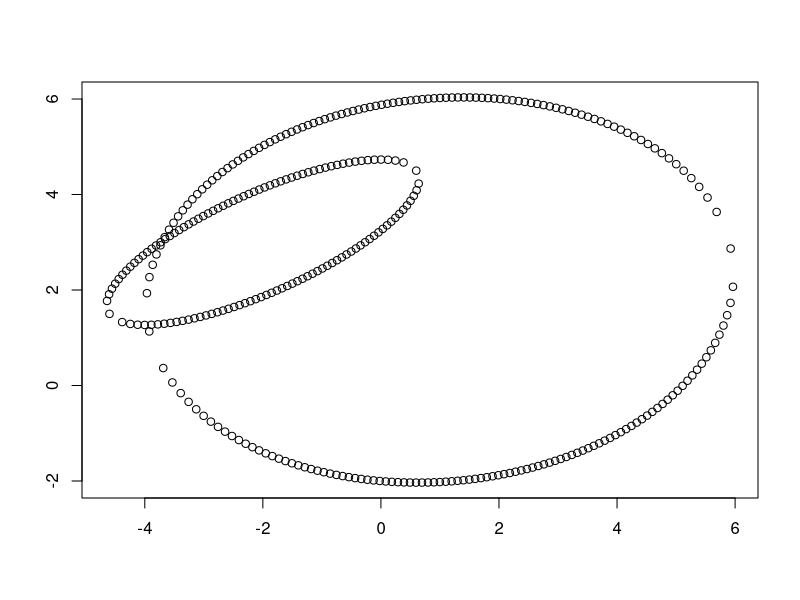
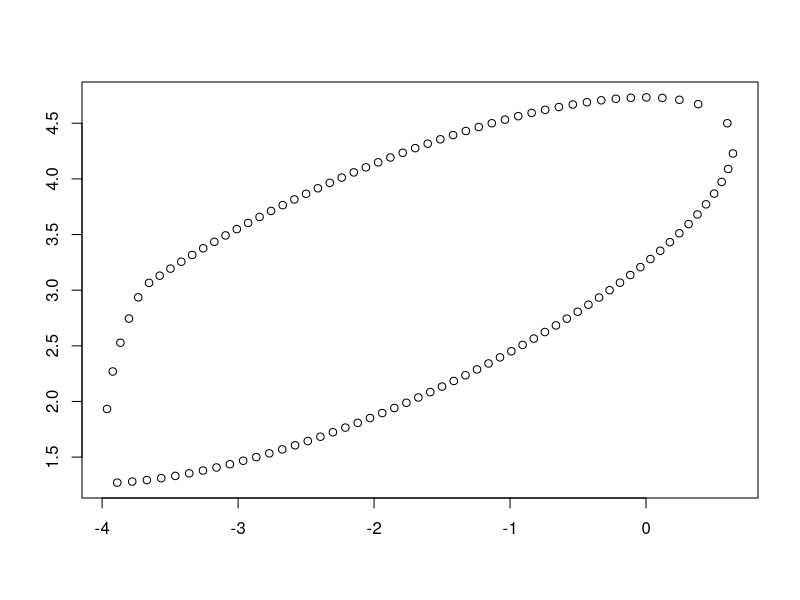

Write R code to recreate these figures, in order.
#This script approximates the overlap area between two rotated
#ellipses using a many-sided polygon and the shoelace algorithm.

#--------------------------------
#The equation of a rotated ellipse is provided here for reference.
#NOTE: The direction of rotation is counterclockwise and the angle 
#of rotation is measured in degrees.

# (cos(c)*(x-h)+sin(c)*(y-k))^2/a^2 + (cos(c)*(y-k)-sin(c)*(x-h))^2/b^2 = 1
#--------------------------------
#Get coordinates for each ellipse.

#NOTE: User stores values for a1,b1,h1,k1,c1 and a2,b2,h2,k2,c2

#For testing purposes, we create a specific example:
h1<-1
k1<-2
a1<-5
b1<-4
c1<-10 #measured in degrees

h2<-(-2)
k2<-3
a2<-3
b2<-1
c2<-(30) #measured in degrees

#Generate x-values for the first ellipse without rotation
e1x<-seq(h1-a1,h1+a1, by=.1)
e1xd<-sort(e1x, decreasing = TRUE)
#Determine corresponding y-values without rotation
e1yp <- k1 + sqrt(b1^2*(1-(e1x-h1)^2/a1^2))
e1yn <- k1 - sqrt(b1^2*(1-(e1xd-h1)^2/a1^2))
#Build a dataframe of unique coordinates
e1coordp<-data.frame(e1x, e1yp)
names(e1coordp)[names(e1coordp)=="e1yp"]<-"e1y"
e1coordn<-data.frame(e1xd, e1yn)
names(e1coordn)[names(e1coordn)=="e1xd"]<-"e1x"
names(e1coordn)[names(e1coordn)=="e1yn"]<-"e1y"
e1coord<-unique(rbind(e1coordp,e1coordn))

#Now rotate coordinates by angle c1
e1<-data.frame(x=vector(length=nrow(e1coord)),
               y=vector(length=nrow(e1coord)))
e1$x<-(e1coord$e1x-h1)*cos(c1*pi/180)-(e1coord$e1y-k1)*sin(c1*pi/180)+h1
e1$y<-(e1coord$e1x-h1)*sin(c1*pi/180)+(e1coord$e1y-k1)*cos(c1*pi/180)+k1

#Generate x-values for the second ellipse without rotation
e2x<-seq(h2-a2,h2+a2, by=.1)
e2xd<-sort(e2x, decreasing = TRUE)
#Determine corresponding y-values without rotation
e2yp <- k2 + sqrt(b2^2*(1-(e2x-h2)^2/a2^2))
e2yn <- k2 - sqrt(b2^2*(1-(e2xd-h2)^2/a2^2))
#Build a dataframe of unique coordinates
e2coordp<-data.frame(e2x, e2yp)
names(e2coordp)[names(e2coordp)=="e2yp"]<-"e2y"
e2coordn<-data.frame(e2xd, e2yn)
names(e2coordn)[names(e2coordn)=="e2xd"]<-"e2x"
names(e2coordn)[names(e2coordn)=="e2yn"]<-"e2y"
e2coord<-unique(rbind(e2coordp,e2coordn))

#Now rotate coordinates by angle c2
e2<-data.frame(x=vector(length=nrow(e2coord)),
               y=vector(length=nrow(e2coord)))
e2$x<-(e2coord$e2x-h2)*cos(c2*pi/180)-(e2coord$e2y-k2)*sin(c2*pi/180)+h2
e2$y<-(e2coord$e2x-h2)*sin(c2*pi/180)+(e2coord$e2y-k2)*cos(c2*pi/180)+k2

#for fun...
plot(e1$x,e1$y, 
     xlim=c(min(e1$x,e2$x),max(e1$x,e2$x)), 
     ylim=c(min(e1$y,e2$y),max(e1$y,e2$y)),
     xlab="",ylab=""
     )
points(e2$x,e2$y)

#--------------------------------
#Select the points of interest on each graph. Points of interest 
#are those which are contained within the other graph. These form 
#the boundaries of the overlapping area.

#e1 points inside e2
e1keep<-e1[(cos(c2*pi/180)*(e1[,1]-h2)+sin(c2*pi/180)*(e1[,2]-k2))^2/a2^2 + (cos(c2*pi/180)*(e1[,2]-k2)-sin(c2*pi/180)*(e1[,1]-h2))^2/b2^2 <= 1,]

#e2 points inside e1
e2keep<-e2[(cos(c1*pi/180)*(e2[,1]-h1)+sin(c1*pi/180)*(e2[,2]-k1))^2/a1^2 + (cos(c1*pi/180)*(e2[,2]-k1)-sin(c1*pi/180)*(e2[,1]-h1))^2/b1^2 <= 1,]

#for fun...
plot(e1keep$x,e1keep$y, 
     xlim=c(min(e1keep$x,e2keep$x),max(e1keep$x,e2keep$x)), 
     ylim=c(min(e1keep$y,e2keep$y),max(e1keep$y,e2keep$y)),
     xlab="",ylab=""
)
points(e2keep$x,e2keep$y)

#--------------------------------  
#Merge the two sets of coordinates into 'polycoord' - Mark's code :D

polycoord<-matrix(0,(nrow(e1keep)+nrow(e2keep)),2)
minE1X<-min(e1keep[,1])
maxE1X<-max(e1keep[,1])
walkDown=FALSE
triggered=FALSE
countE1=1
countE2=1
for(a in 1:nrow(polycoord)){
  if(e1keep[countE1,1]==maxE1X && triggered==FALSE){
    walkDown=TRUE
    triggered=TRUE
  }
  
  if (walkDown==FALSE){
    polycoord[a,]<-as.matrix(e1keep[countE1,])
    countE1<-countE1+1
  }
  if (walkDown==TRUE){
    if(countE2<= nrow(e2keep)){
      polycoord[a,]<-as.matrix(e2keep[countE2,])
      countE2<-countE2+1
    }else{
      polycoord[a,]<-as.matrix(e1keep[countE1,])
      countE1<-countE1+1
    }
    
  }
}
#--------------------------------  
#Calculate the area of each ellipse
area_e1<-pi*a1*b1
area_e2<-pi*a2*b2

#Calculate the area of the polygon using the shoelace algorithm
l<-nrow(polycoord)
products<-vector(length=l)
xval<-polycoord[,1]
yval<-polycoord[,2]

for(i in 1:(l-1)){
  products[i]<-(xval[i]*yval[i+1]-yval[i]*xval[i+1])
}
products[l]<-xval[l]*yval[1]-yval[l]*xval[1]

area<-abs(sum(products, na.rm=TRUE)/2)

print(paste("Area of Ellipse 1 =",area_e1))
print(paste("Area of Ellipse 2 =",area_e2))
print(paste("Area of Overlap =",area))

